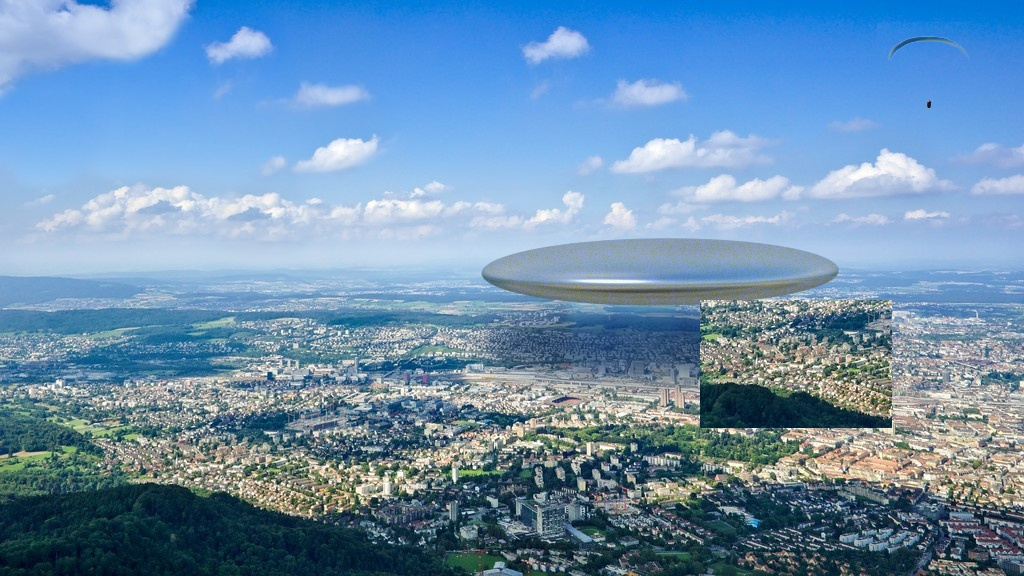
#> input picture assets/examples/copy_move_clone.jpg, 1024 x 576 px; its folder holds only this picture in this run
$ python -i ela.py   (imports and definitions only)
#> lines starting #> are read from the running program, lines starting #| are printed output that depends on the picture; after the words box and inside, x2 and y2 are one past the last pixel; in counts of white or black regions, pixels touching at a corner belong together
### analysis/util.py
"""
Shared helpers: the result contract every analysis returns, decoding images
to arrays without re-encoding them, and JPEG grid alignment.
"""
import io

import numpy as np
from PIL import Image, ImageOps

# ── Result contract ───────────────────────────────────────────────
# Every public analysis function returns make_result(...). The app renders
# any result the same way, so a module can't return keys the UI never reads.
STATUSES = ("ok", "insufficient_data", "not_applicable", "error")
LEVELS = ("info", "notice", "warning")  # neutral / weak indicator / inconsistency


def make_result(status, summary, findings=(), metrics=None, images=None,
                tables=None, limitations=(), details=None):
    """
    Args:
        status: one of STATUSES
        summary: one neutral sentence describing what was measured
        findings: iterable of (level, text) or {"level", "text"}
        metrics: {label: number|str} shown as headline numbers
        images: {caption: uint8 ndarray (H,W) or (H,W,3)}
        tables: {title: list[dict] | dict}
        limitations: what this technique cannot see, always shown
        details: raw values for power users / tests (JSON-serialisable)
    """
    if status not in STATUSES:
        raise ValueError(f"bad status {status!r}")
    norm = []
    for f in findings:
        level, text = (f["level"], f["text"]) if isinstance(f, dict) else f
        if level not in LEVELS:
            raise ValueError(f"bad finding level {level!r}")
        norm.append({"level": level, "text": str(text)})
    return {
        "status": status,
        "summary": str(summary),
        "findings": norm,
        "metrics": dict(metrics or {}),
        "images": dict(images or {}),
        "tables": dict(tables or {}),
        "limitations": [str(x) for x in limitations],
        "details": dict(details or {}),
    }


def error_result(exc, limitations=()):
    return make_result("error", f"Analysis failed: {exc}", limitations=limitations)


# ── Decoding ──────────────────────────────────────────────────────
# [30 lines left out: function load_array, not called in this run]


def image_format(image_path):
    with Image.open(image_path) as img:
        return img.format


def to_uint8(arr, stretch=True):
    """Map any array to uint8 for display. stretch=True uses the 0.5-99.5 %
    percentiles so one outlier can't flatten the picture."""
    a = np.asarray(arr, dtype=np.float64)
    a = np.nan_to_num(a)
    if stretch:
        lo, hi = np.percentile(a, [0.5, 99.5])
        a = (a - lo) / (hi - lo) if hi > lo else np.zeros_like(a)
        a = a * 255.0
    return np.clip(a, 0, 255).astype(np.uint8)


# [9 lines left out: function fig_to_array, not called in this run]


def overlay_mask(rgb, mask, color=(255, 0, 0), alpha=0.45):
    """Blend a boolean/float mask onto an RGB image for display."""
    base = np.asarray(rgb, dtype=np.float64)
    if base.ndim == 2:
        base = np.stack([base] * 3, axis=-1)
    m = np.clip(np.asarray(mask, dtype=np.float64), 0, 1)[..., None] * alpha
    out = base * (1 - m) + np.array(color, dtype=np.float64) * m
    return np.clip(out, 0, 255).astype(np.uint8)


# ── JPEG grid ─────────────────────────────────────────────────────
# Block artifact grid (BAG) after W. Li, Y. Yuan, N. Yu, "Passive detection
# of doctored JPEG image via block artifact grid extraction", Signal
# Processing 89(9), 2009. Second-order differences are taken across every
# column/row gap (see _gap_diff); values above T are zeroed so object edges
# do not swamp the weak block-boundary steps; the rest is accumulated along
# the boundary over 33 px, a 33-px running median across it is subtracted,
# and the energy is summed per grid phase. Deviation from the paper: T adapts
# to the image, T = max(BAG_EDGE_MIN, BAG_EDGE_K * median difference). A
# fixed T missed the grid either in textured (grass, gravel) or in smooth
# images. Global crop-offset recovery with the adaptive T: 73 % of 96 cropped
# JPEGs q50-95 (q50-70 94 %, q80 75 %, q90 56 %, q95 31 %), 0/48 false grids
# on never-compressed, NN-2x and bicubic-1.5x images (frequency_analysis).
BAG_EDGE_K = 8.0
BAG_EDGE_MIN = 4.0


# [113 lines left out: functions _gap_diff, bag_diffs, bag_maps, phase_energy, blockiness_by_offset, grid_uniqueness and 1 more, not called in this run]


# [17 lines that do not run on import are left out]

### analysis/ela.py
"""
Error Level Analysis (ELA).

N. Krawetz, "A Picture's Worth: Digital Image Analysis and Forensics",
Black Hat 2007. The image is re-saved once as JPEG at a chosen quality and
the per-pixel absolute difference to the stored pixels is measured. Regions
whose last compression history differs from the rest (e.g. a patch pasted
from a less compressed source) change more on resave than regions that have
already converged at that quality.

One definition is used everywhere: error = max over RGB channels of
|original - recompressed|, averaged over a WIN x WIN window. Raw error grows
with local detail (edges and texture always change more on resave), so it is
content-normalised: windows are binned by their local high-pass energy (mean
|Laplacian| of luma over the same window) and each window's error is divided
by the median error of its texture bin. A ratio of 1 means "as much error as
other parts of this image with the same amount of detail". Every metric, the
mask and the overlay come from that ratio (never from a display copy).
"""
import io

import numpy as np
from PIL import Image
from scipy import ndimage

from analysis.util import (error_result, image_format, load_array,
                           make_result, overlay_mask, to_uint8)

WIN = 16          # smoothing window (px): ~2x2 JPEG blocks
ERR_FLOOR = 1.0   # grey levels; bin medians below this are treated as 1.0
N_BINS = 16       # texture-energy quantile bins
# A connected region whose content-normalised error exceeds K_RATIO and covers
# >= MIN_REGION_PCT of the image is reported (notice). Calibrated at q=90 on
# 8 photos through a camera-like pipeline (RGGB mosaic, shot+read noise,
# demosaic, sharpening; PNG/JPEG q70-95) plus the reviewer's 48 skimage files
# (old 4x-median rule: 9/48 false alarms; now 0/48). Hold-out (7 other photos,
# other seeds), 84 negatives: 0 flagged (0 %); same-quality resave (q88/q90,
# 60 files) 1/60. Positives: raw camera patch
# (1/16-1/4 area, other photo) pasted into a q70-90 JPEG, saved PNG/q92/q95:
# 32/63 (51 %; PNG 14/21, q95 13/21, q92 5/21). Mixed-history splices (host
# and donor JPEG history random, final PNG/q75/85/92): 6/56 (11 %); ELA is
# blind when the host was never JPEG-compressed or the final save is q<=85.
K_RATIO = 2.0
MIN_REGION_PCT = 1.0

LIMITATIONS = [
    "Error is compared only between windows with similar local detail; a "
    "region whose detail differs in kind (text, sharp graphics, a sky "
    "gradient next to foliage) can still stand out on an untouched image.",
    "Resaving the whole image (or saving the splice at a low quality) "
    "equalises error levels and hides pasted regions.",
    "A pasted region that shares the background's compression history "
    "(same source quality, grid-aligned) produces no ELA contrast.",
    "Smooth or dark regions have near-zero error regardless of history, so "
    "absence of high-error regions is not evidence of an unedited image.",
    "On PNG or other lossless files ELA shows how the image reacts to its "
    "first JPEG compression, not a compression history.",
]


def ela_error(rgb, quality):
    """Raw per-pixel ELA error: max_c |rgb - JPEG_q(rgb)|, uint8 array HxW."""
    u8 = np.asarray(rgb, np.uint8)
    buf = io.BytesIO()
    Image.fromarray(u8).save(buf, "JPEG", quality=int(quality))
    with Image.open(io.BytesIO(buf.getvalue())) as im:
        rec = np.asarray(im.convert("RGB"))
    # int16 difference, uint8 channel max: ~10x less memory than float64
    return np.abs(u8.astype(np.int16) - rec).max(axis=2).astype(np.uint8)


def ela_ratio(err, gray):
    """Content-normalised error: WIN-smoothed error divided by the median
    smoothed error of windows with the same local high-pass energy (one of
    N_BINS quantile bins of WIN-smoothed |Laplacian| of luma).
    Returns (smoothed error, ratio, median smoothed error)."""
    sm = ndimage.uniform_filter(err.astype(np.float32), WIN, mode="reflect")
    tex = ndimage.uniform_filter(np.abs(ndimage.laplace(gray)), WIN, mode="reflect")
    # ponytail: bin edges/medians from a 4-px subsample, plenty for 16 bins
    ts, ss = tex[::4, ::4].ravel(), sm[::4, ::4].ravel()
    edges = np.unique(np.quantile(ts, np.linspace(0, 1, N_BINS + 1)[1:-1]))
    idx = np.searchsorted(edges, ts)
    med = np.array([np.median(ss[idx == i]) if (idx == i).any() else 0.0
                    for i in range(edges.size + 1)], np.float32)
    expect = np.maximum(med, ERR_FLOOR)[np.searchsorted(edges, tex)]
    return sm, sm / expect, float(np.median(ss))


def _display(arr, max_side=1200):
    a = np.asarray(arr, np.uint8)
    h, w = a.shape[:2]
    s = max(h, w) / max_side
    if s <= 1:
        return a
    return np.asarray(Image.fromarray(a).resize(
        (max(1, round(w / s)), max(1, round(h / s))), Image.Resampling.BOX))


def _load_u8(image_path):
    """uint8 RGB straight from the decoder (16-bit via load_array)."""
    with Image.open(image_path) as im:
        if im.mode in ("I;16", "I;16B", "I;16L", "I"):
            return load_array(image_path, "RGB")[0].astype(np.uint8)
        return np.asarray(im.convert("RGB"))


def analyze_ela(image_path, quality=90):
    """
    ELA at one resave quality, content-normalised.

    Returns the util result contract with images
    {ELA error, high-ratio overlay}, metrics (mean / 95th-percentile error,
    median error, % area above K x expected error, max ratio) and
    details (raw values for tests).
    """
#> called with image_path = '../assets/examples/copy_move_clone.jpg', quality = 90
    try:
        rgb = _load_u8(image_path)
#> in _load_u8, im is the input picture: PIL image 1024x576 RGB; mean R, G, B 109.1, 144.5, 175.7
        h, w = rgb.shape[:2]
#> h = 576; w = 1024
        if min(h, w) < 2 * WIN or rgb[::4, ::4].std() < 1.0:
            return make_result(
                "insufficient_data",
                f"Image is {w}x{h} px or has no texture; ELA needs at least "
                f"{2 * WIN}x{2 * WIN} px of varying content.",
                limitations=LIMITATIONS)

        err = ela_error(rgb, quality)
        gray = np.asarray(Image.fromarray(rgb).convert("L"), np.float32)
        sm, ratio, med = ela_ratio(err, gray)
#> in ela_ratio, `tex = ndimage.uniform_filter(np.abs(ndimage.laplace(gray)), WIN, mode=..`:
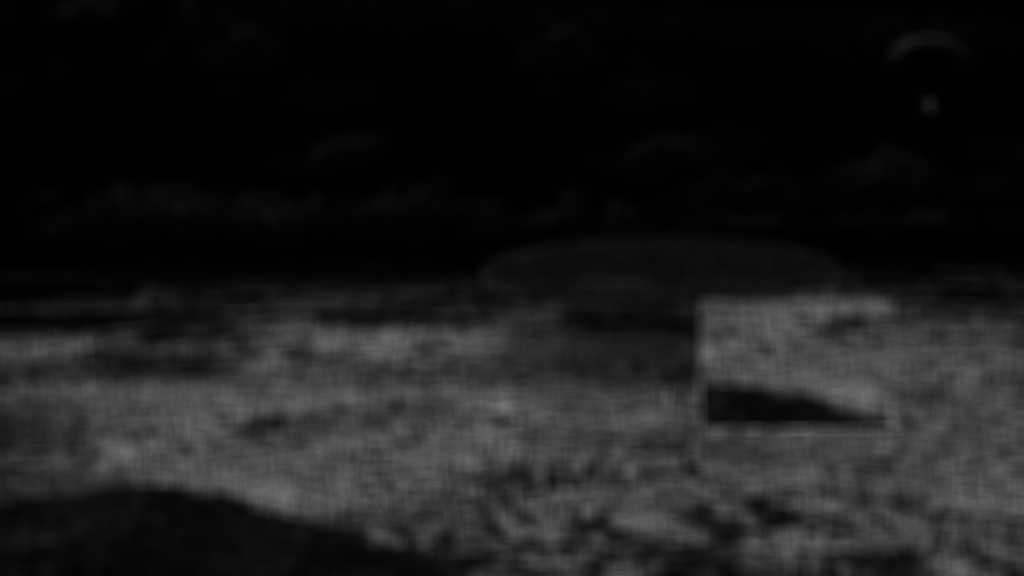
#> tex: shape (576, 1024) float32; min 0.328, max 114.9, mean 27.5
#> in ela_ratio, `edges = np.unique(np.quantile(ts, np.linspace(0, 1, N_BINS + 1)[1:-1]))`: edges = [1.11, 1.26, 1.43, 1.73, 2.38, 3.47, 6.11, 11.55, 17.36, 30.9, 45.56, 56.61, 64.49, 71.23, 78.5]
#> in ela_ratio, `med = np.array([np.median(ss[idx == i]) if (idx == i).any() else 0.0 f..`: med = [0.445, 0.555, 0.539, 0.625, 0.824, 1, 1.29, 1.55, 2.28, 2.51, 2.94, 3.3, 3.57, 3.67, 3.84, 4.05]
#> in ela_ratio, `expect = np.maximum(med, ERR_FLOOR)[np.searchsorted(edges, tex)]`:
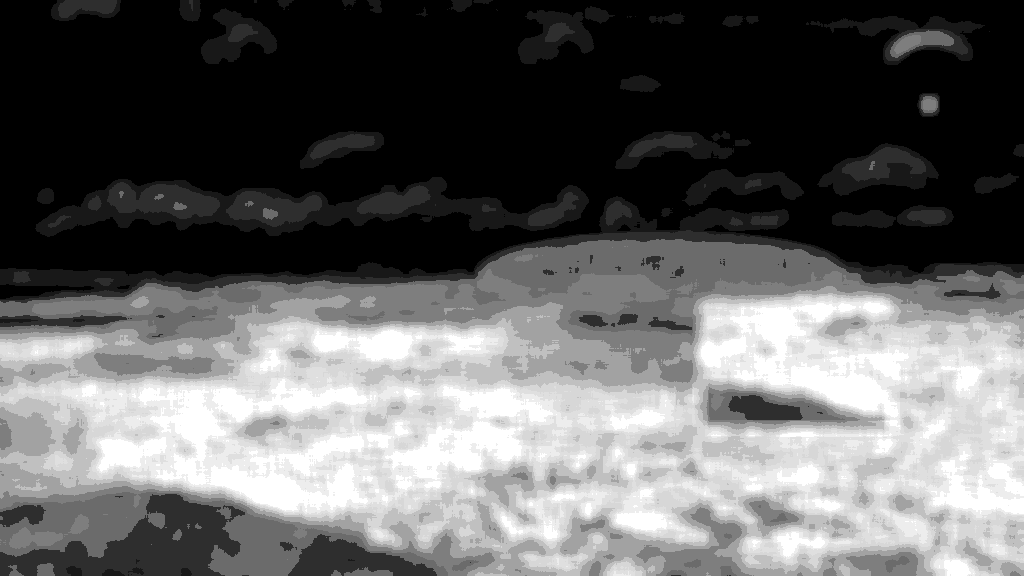
#> expect: shape (576, 1024) float32; min 1, max 4.05, mean 2.19; drawn with min black and max white
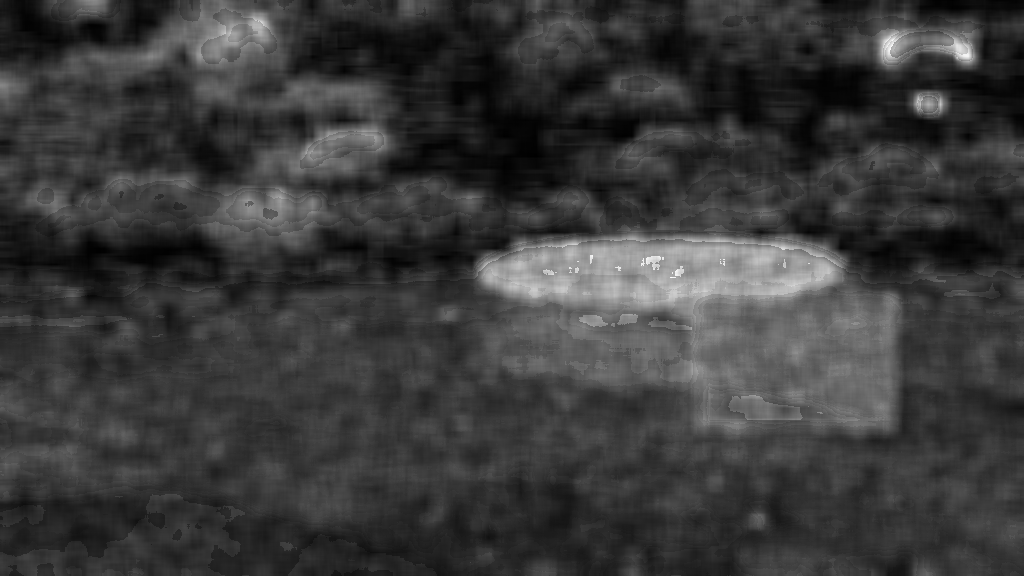
#> ratio: shape (576, 1024) float32; min 0.0117, max 4.32, mean 1; drawn with min black and max white
#> med = 1.79
        del gray, sm
        mask = ratio > K_RATIO
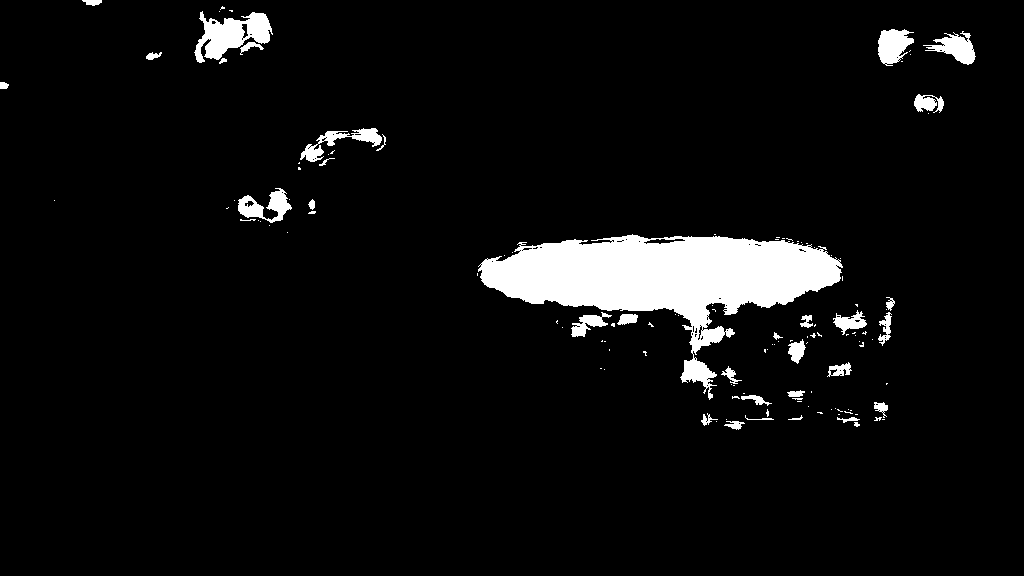
#> mask: shape (576, 1024) bool; 5.5% white; 127 white regions (92 under 20 px), largest, box (x1, y1, x2, y2) and area: (478, 234, 843, 400) 23218, (194, 11, 273, 63) 2089, (878, 29, 914, 66) 901
        lab, n = ndimage.label(mask)
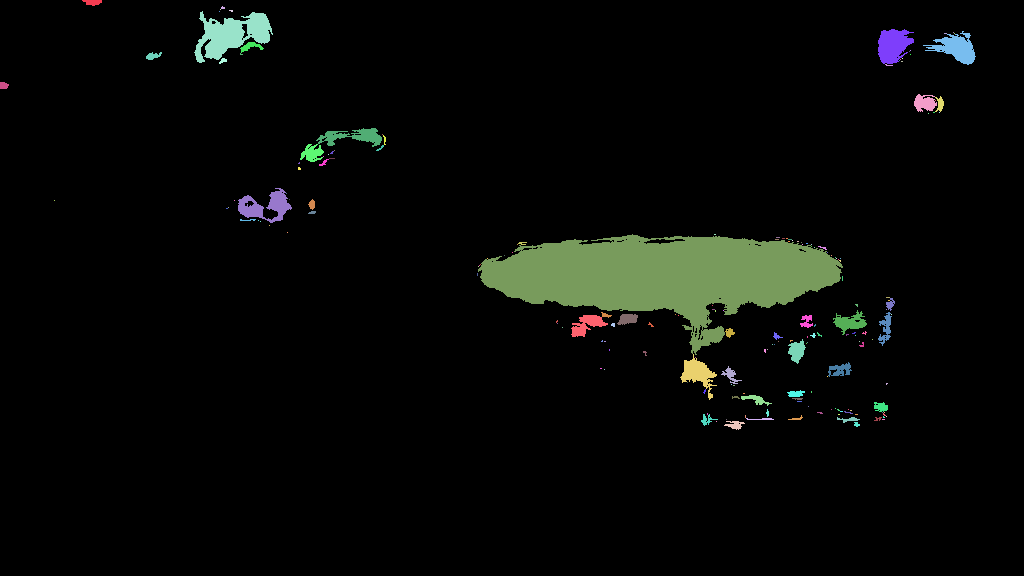
#> lab: shape (576, 1024) int32; 190 distinct labels, from 0 to 189; one colour per label, 0 black
#> n = 189
        sizes = np.bincount(lab.ravel())[1:] if n else np.zeros(0)
#> sizes = 189 values, max 22446 at index 57, min 1 at index 2, mean 173
        big = np.flatnonzero(sizes >= MIN_REGION_PCT / 100 * h * w)
#> big = [57]
        area_pct = float(mask.mean() * 100)
#> area_pct = 5.55
        region_pct = float(sizes[big].sum() / (h * w) * 100) if big.size else 0.0
#> region_pct = 3.81
        del lab
        max_ratio = float(ratio.max())
#> max_ratio = 4.32
        p95 = float(np.percentile(err[::2, ::2], 95))
#> p95 = 7

        q, k = int(quality), K_RATIO
        metrics = {
            f"Mean error at q{q} (grey levels)": round(float(err.mean()), 2),
            f"95th pct error at q{q} (grey levels)": round(p95, 2),
            "Median smoothed error (grey levels)": round(med, 2),
            f"Area above {k:g}x expected error (%)": round(area_pct, 2),
            "Max error / expected for its texture": round(max_ratio, 2),
        }
#> metrics = {'Mean error at q90 (grey levels)': 2.35, '95th pct error at q90 (grey levels)': 7, 'Median smoothed error (grey levels)': 1.79, 'Area above 2x expected error (%)': 5.55, 'Max error / expected for its texture': 4.32}
        findings = []
        fmt = image_format(image_path)
#> fmt = 'JPEG'
        if fmt != "JPEG":
            findings.append(("info", f"File is {fmt}, not JPEG: the error map "
                             "shows the first JPEG compression, not a history."))
        if big.size:
            findings.append((
                "notice",
                f"{big.size} region(s) covering {region_pct:.1f}% of the image "
                f"change more than {k:g}x as much on resave as other parts of "
                f"the image with the same amount of detail (max {max_ratio:.1f}x). "
                "Consistent with a different compression history; check the "
                "region visually before concluding."))
        else:
            findings.append((
                "info",
                f"Tested for regions with error above {k:g}x the error expected "
                f"for their texture covering >= {MIN_REGION_PCT:g}% of the "
                f"image at q{q}: no inconsistency found at this sensitivity."))

        images = {
            f"ELA error at q{q} (contrast-stretched for display)":
                to_uint8(_display(err)),
            f"Regions above {k:g}x expected error (red)":
                overlay_mask(_display(rgb), _display(mask.astype(np.uint8) * 255) / 255.0),
        }
#> in to_uint8, `a = np.asarray(arr, dtype=np.float64)`:
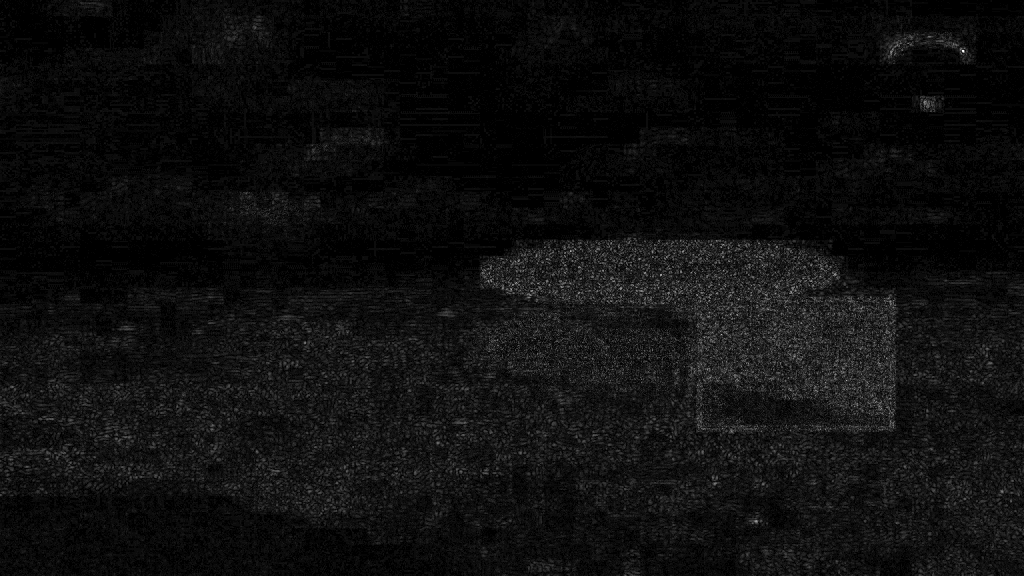
#> a: shape (576, 1024) float64; min 0, max 42, mean 2.3; drawn with min black and max white
#> in to_uint8, `lo, hi = np.percentile(a, [0.5, 99.5])`: lo = 0; hi = 13
#> in overlay_mask, `out = base * (1 - m) + np.array(color, dtype=np.float64) * m`:
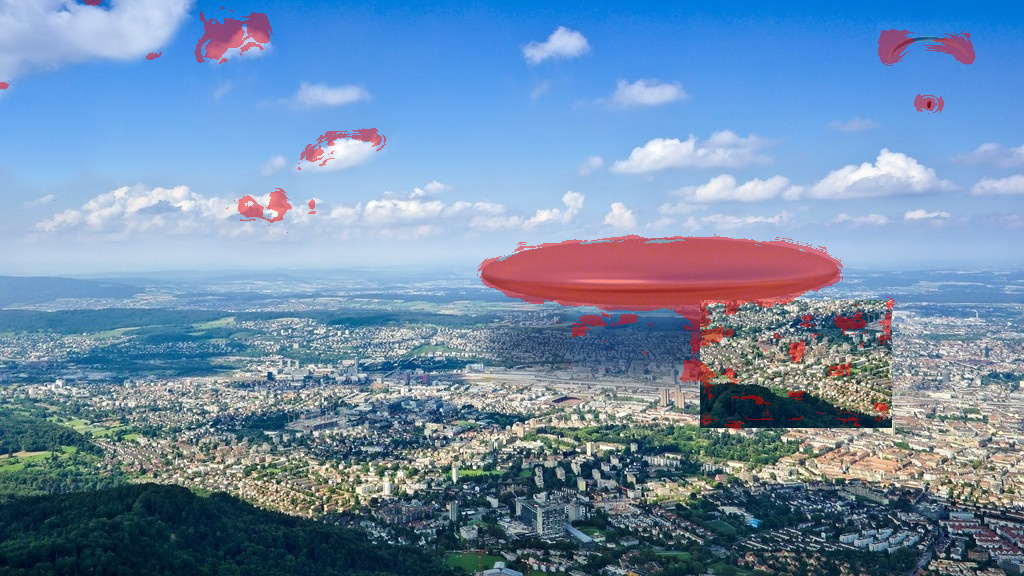
#> out: shape (576, 1024, 3) float64; mean R, G, B 112.6, 140.8, 171.3
        return make_result(
            "ok",
            f"Re-saved at JPEG q{q} and measured the per-pixel change "
            f"(median {med:.2f}, 95th pct {p95:.1f} grey levels), normalised "
            "by local detail.",
            findings, metrics, images, limitations=LIMITATIONS,
            details={"quality": q, "median_error": med,
                     "mean_error": float(err.mean()),
                     "area_above_k_pct": area_pct,
                     "region_pct": region_pct, "n_regions": int(big.size),
                     "max_ratio": max_ratio, "k": K_RATIO})
#> the loop in make_result, `for f in findings:` made 1 pass
#> after the loop in make_result, `for f in findings:`: norm = 1 item
    except Exception as e:  # noqa: BLE001
        return error_result(e, LIMITATIONS)

>>> result = analyze_ela('../assets/examples/copy_move_clone.jpg')
#> result = 8 items
